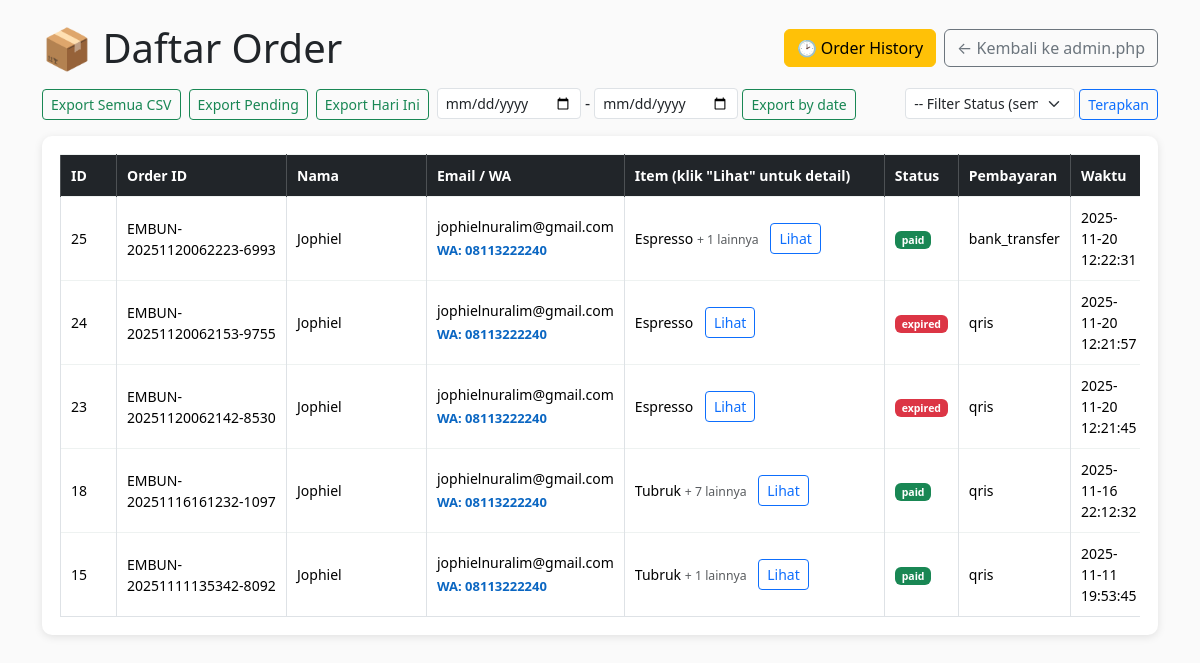
/app/public_html/embun/admin/orders/orders.php, run on the app's committed database.
### tables this page shows
CREATE TABLE `orders` (
  `id` int(11) NOT NULL,
  `order_id` varchar(64) NOT NULL,
  `customer_name` varchar(100) NOT NULL,
  `email` varchar(120) NOT NULL,
  `item_name` varchar(150) NOT NULL,
  `amount` int(11) NOT NULL,
  `status` enum('pending','paid','expired','failed','cancelled') DEFAULT 'pending',
  `payment_type` varchar(50) DEFAULT NULL,
  `transaction_time` datetime DEFAULT NULL,
  `va_numbers` longtext DEFAULT NULL CHECK (json_valid(`va_numbers`)),
  `snap_token` varchar(100) DEFAULT NULL,
  `created_at` timestamp NOT NULL DEFAULT current_timestamp(),
  `order_items_json` text DEFAULT NULL,
  `snap_response` longtext DEFAULT NULL,
  `wa_number` varchar(32) DEFAULT NULL
);

### app/public_html/embun/admin/orders/orders.php (the view, shortened to what this page needs)
<?php
require_once '../api/config.php';
function safe_json_decode($s) {
    $j = json_decode($s, true);
    return is_array($j) ? $j : null;
}
?>
<!DOCTYPE html>
<html lang="id">
<head>
  <link href="https://cdn.jsdelivr.net/npm/bootstrap@5.3.2/dist/css/bootstrap.min.css" rel="stylesheet">
</head>
<body>
<div class="container mt-4">
 <div class="d-flex align-items-center justify-content-between mb-3">
    <h1 class="mb-0">📦 Daftar Order</h1>
    <div class="d-flex gap-2">
        <a href="../history/orders_history.php" class="btn btn-warning">
            🕑 Order History
        </a>
        <a href="../panels/admin.php" class="btn btn-outline-secondary">
            ← Kembali ke admin.php
        </a>
    </div>
  </div>
  <div class="mb-3 d-flex gap-2 align-items-center">
    <a href="export_orders.php" class="btn btn-sm btn-outline-success">Export Semua CSV</a>
    <a href="export_orders.php?status=pending" class="btn btn-sm btn-outline-success">Export Pending</a>
    <a href="export_orders.php?today=1" class="btn btn-sm btn-outline-success">Export Hari Ini</a>
    <form method="get" class="d-inline-block me-2">
      <input class="form-control form-control-sm d-inline-block" style="width:auto" type="date" name="from" /> -
      <input class="form-control form-control-sm d-inline-block" style="width:auto" type="date" name="to" />
      <button class="btn btn-sm btn-outline-success" type="submit" formaction="export_orders.php">Export by date</button>
    </form>
    <form method="get" class="d-inline-block ms-auto">
      <select name="status" class="form-select form-select-sm" style="width:170px;display:inline-block">
        <option value="">-- Filter Status (semua) --</option>
      </select>
      <button class="btn btn-sm btn-outline-primary" type="submit">Terapkan</button>
    </form>
  </div>
  <div class="table-wrap">
    <?php
    $params = [];
    $sql = "SELECT * FROM orders";
    $sql .= " ORDER BY id DESC";
    $stmt = $pdo->prepare($sql);
    $stmt->execute($params);
    $orders = $stmt->fetchAll(PDO::FETCH_ASSOC);
    ?>
    <div class="table-responsive">
      <table class="table table-bordered table-hover align-middle orders-table mb-0">
        <thead class="table-dark">
          <tr>
            <th class="col-id">ID</th>
            <th class="col-orderid">Order ID</th>
            <th class="col-name">Nama</th>
            <th class="col-email">Email / WA</th>
            <th class="col-item">Item (klik "Lihat" untuk detail)</th>
            <th>Status</th>
            <th>Pembayaran</th>
            <th>Waktu</th>
          </tr>
        </thead>
        <tbody>
        <?php foreach ($orders as $row):
          $status_color = match(strtolower($row['status'] ?? '')) {
            'paid','settlement' => 'success',
            'pending','challenge' => 'warning',
            'failed','cancelled','expired','deny' => 'danger',
            default => 'secondary'
          };
          $items = safe_json_decode($row['order_items_json'] ?? ($row['order_items'] ?? '')) ;
          $summary_plain = '-';
          $summary_html = '-';
          if (is_array($items) && count($items) > 0) {
            $parts_plain = [];
            foreach ($items as $it) {
              $parts_plain[] = ($it['name'] ?? ('Item '.($it['id'] ?? '?'))) . (isset($it['quantity']) ? ' x'.$it['quantity'] : '');
            }
            $summary_plain = implode(', ', $parts_plain);
            $first = $items[0]['name'] ?? ('Item '.($items[0]['id'] ?? '?'));
            $count = count($items);
            $summary_html = htmlspecialchars($first) . ($count > 1 ? " <small class='text-muted'>+ " . ($count-1) . " lainnya</small>" : '');
          } else {
            $summary_plain = $row['item_name'] ?? '-';
            $summary_html = htmlspecialchars($row['item_name'] ?? '-');
          }
          $confirm_msg = "Halo, apakah benar " . ($row['customer_name'] ?: 'Tamu') . " memesan: " . $summary_plain . " ?";
          $collapseIdT = 'itemsCollapseT' . htmlspecialchars($row['id']);
        ?>
          <tr>
            <td class="col-id"><?= htmlspecialchars($row['id']) ?></td>
            <td class="col-orderid"><?= htmlspecialchars($row['order_id']) ?></td>
            <td class="col-name"><?= htmlspecialchars($row['customer_name']) ?></td>
            <td class="col-email">
              <?= htmlspecialchars($row['email'] ?? '-') ?>
              <?php if (!empty($row['wa_number'])):
                $wa_display = htmlspecialchars($row['wa_number']);
              ?>
                <div class="small-muted mt-1">
                  <a href="#" class="wa-link" data-wa="<?= htmlspecialchars($row['wa_number']) ?>" data-msg="<?= htmlspecialchars($confirm_msg) ?>">
                    WA: <?= $wa_display ?>
                  </a>
                </div>
              <?php endif; ?>
            </td>
            <td class="col-item">
              <div>
                <span class="item-summary"><?= $summary_html ?></span>
                <?php if (is_array($items) && count($items) > 0): ?>
                  <button class="btn btn-sm btn-outline-primary ms-2" type="button" data-bs-toggle="collapse" data-bs-target="#<?= $collapseIdT ?>" aria-expanded="false" aria-controls="<?= $collapseIdT ?>">
                    Lihat
                  </button>
                <?php endif; ?>
              </div>
            </td>
            <td><span class="badge bg-<?= $status_color ?>"><?= htmlspecialchars($row['status']) ?></span></td>
            <td><?= htmlspecialchars($row['payment_type'] ?? '-') ?></td>
            <td><?= htmlspecialchars($row['transaction_time'] ?? $row['created_at'] ?? '-') ?></td>
          </tr>
        <?php endforeach; ?>
        </tbody>
      </table>
    </div>
  </div>
</div>
</body>
</html>

### app/public_html/embun/admin/orders/orders.php (style rules this page uses)
body { background: #fafafa; }
.table-wrap { background: #fff; padding: 18px; border-radius: 10px; box-shadow: 0 2px 8px rgba(0,0,0,0.1); }
.small-muted { font-size:13px; color:#666; }
.orders-table { width: 100%; border-collapse: collapse; font-size:14px; }
.orders-table th, .orders-table td { vertical-align: middle; padding: 10px; border-top: 1px solid #eef2f1; }
.col-id { min-width: 56px; width:56px; }
.col-orderid { min-width: 170px; max-width: 220px; }
.col-name { min-width: 140px; max-width: 200px; }
.col-email { min-width: 150px; max-width: 260px; }
.col-item { min-width: 260px; max-width: 600px; }
.item-summary { display:inline-block; max-width: 320px; overflow: hidden; text-overflow: ellipsis; white-space: nowrap; vertical-align: middle; }
.wa-link { text-decoration:none; color:#0a66c2; font-weight:600; }

### data on the page
orders: id "25", order "EMBUN-20251120062223-6993", customer_name "Jophiel", email "jophielnuralim@gmail.com", wa_number "08113222240", order_items_json "Espresso", $count-1 "1", status "paid", payment_type "bank_transfer", transaction_time "2025-11-20 12:22:31"
orders: id "24", order "EMBUN-20251120062153-9755", customer_name "Jophiel", email "jophielnuralim@gmail.com", wa_number "08113222240", order_items_json "Espresso", status "expired", payment_type "qris", transaction_time "2025-11-20 12:21:57"
orders: id "23", order "EMBUN-20251120062142-8530", customer_name "Jophiel", email "jophielnuralim@gmail.com", wa_number "08113222240", order_items_json "Espresso", status "expired", payment_type "qris", transaction_time "2025-11-20 12:21:45"
orders: id "18", order "EMBUN-20251116161232-1097", customer_name "Jophiel", email "jophielnuralim@gmail.com", wa_number "08113222240", order_items_json "Tubruk", $count-1 "7", status "paid", payment_type "qris", transaction_time "2025-11-16 22:12:32"
orders: id "15", order "EMBUN-20251111135342-8092", customer_name "Jophiel", email "jophielnuralim@gmail.com", wa_number "08113222240", order_items_json "Tubruk", $count-1 "1", status "paid", payment_type "qris", transaction_time "2025-11-11 19:53:45"
